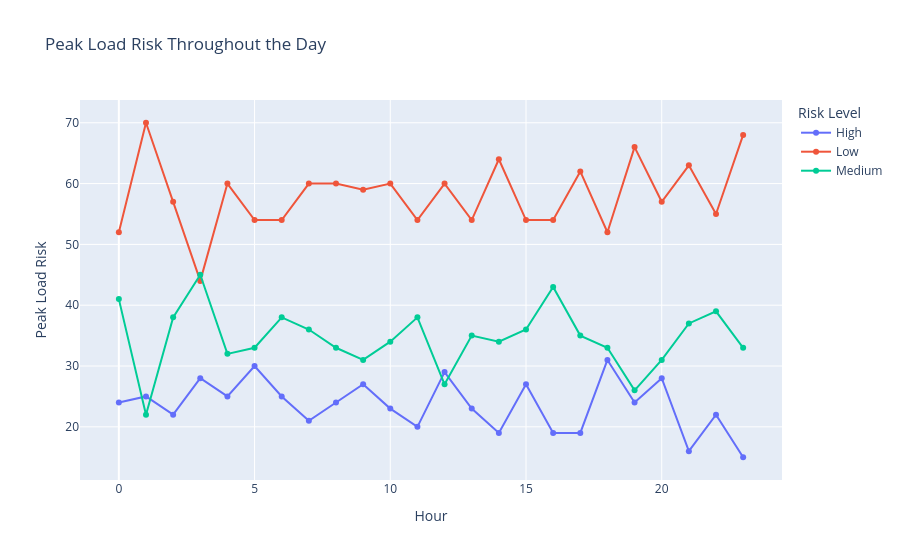

The cell this chart's notebook holds for it:
### Markdown cell above
Create an interactive line chart showing how peak load risk changes throughout the day for each risk level (High, Medium, Low)

### Code cell
import pandas as pd
import plotly.express as px

# Sample data
data = {
    "Hour": list(range(24)),
    "High": [24,25,22,28,25,30,25,21,24,27,23,20,29,23,19,27,19,19,31,24,28,16,22,15],
    "Low": [52,70,57,44,60,54,54,60,60,59,60,54,60,54,64,54,54,62,52,66,57,63,55,68],
    "Medium": [41,22,38,45,32,33,38,36,33,31,34,38,27,35,34,36,43,35,33,26,31,37,39,33]
}

# Create dataframe
df = pd.DataFrame(data)

# Convert wide format to long format
df_melted = df.melt(
    id_vars="Hour",
    value_vars=["High", "Low", "Medium"],
    var_name="Risk Level",
    value_name="Peak Load Risk"
)

# Create interactive line chart
fig = px.line(
    df_melted,
    x="Hour",
    y="Peak Load Risk",
    color="Risk Level",
    markers=True,
    title="Peak Load Risk Throughout the Day"
)

# Show graph
fig.show()

### Figure 1 — Plotly figure (JSON) as saved in the notebook; plotly's stock layout.template omitted (floating-point values rounded to 4 significant figures)
{"data": [{"hovertemplate": "Risk Level=High<br>Hour=%{x}<br>Peak Load Risk=%{y}<extra></extra>", "legendgroup": "High", "line": {"color": "#636efa", "dash": "solid"}, "marker": {"symbol": "circle"}, "mode": "lines+markers", "name": "High", "orientation": "v", "showlegend": true, "type": "scatter", "x": [0, 1, 2, 3, 4, 5, 6, 7, 8, 9, 10, 11, 12, 13, 14, 15, 16, 17, 18, 19, 20, 21, 22, 23], "xaxis": "x", "y": [24, 25, 22, 28, 25, 30, 25, 21, 24, 27, 23, 20, 29, 23, 19, 27, 19, 19, 31, 24, 28, 16, 22, 15], "yaxis": "y"}, {"hovertemplate": "Risk Level=Low<br>Hour=%{x}<br>Peak Load Risk=%{y}<extra></extra>", "legendgroup": "Low", "line": {"color": "#EF553B", "dash": "solid"}, "marker": {"symbol": "circle"}, "mode": "lines+markers", "name": "Low", "orientation": "v", "showlegend": true, "type": "scatter", "x": [0, 1, 2, 3, 4, 5, 6, 7, 8, 9, 10, 11, 12, 13, 14, 15, 16, 17, 18, 19, 20, 21, 22, 23], "xaxis": "x", "y": [52, 70, 57, 44, 60, 54, 54, 60, 60, 59, 60, 54, 60, 54, 64, 54, 54, 62, 52, 66, 57, 63, 55, 68], "yaxis": "y"}, {"hovertemplate": "Risk Level=Medium<br>Hour=%{x}<br>Peak Load Risk=%{y}<extra></extra>", "legendgroup": "Medium", "line": {"color": "#00cc96", "dash": "solid"}, "marker": {"symbol": "circle"}, "mode": "lines+markers", "name": "Medium", "orientation": "v", "showlegend": true, "type": "scatter", "x": [0, 1, 2, 3, 4, 5, 6, 7, 8, 9, 10, 11, 12, 13, 14, 15, 16, 17, 18, 19, 20, 21, 22, 23], "xaxis": "x", "y": [41, 22, 38, 45, 32, 33, 38, 36, 33, 31, 34, 38, 27, 35, 34, 36, 43, 35, 33, 26, 31, 37, 39, 33], "yaxis": "y"}], "layout": {"legend": {"title": {"text": "Risk Level"}, "tracegroupgap": 0}, "title": {"text": "Peak Load Risk Throughout the Day"}, "xaxis": {"anchor": "y", "domain": [0, 1], "title": {"text": "Hour"}}, "yaxis": {"anchor": "x", "domain": [0, 1], "title": {"text": "Peak Load Risk"}}}}
